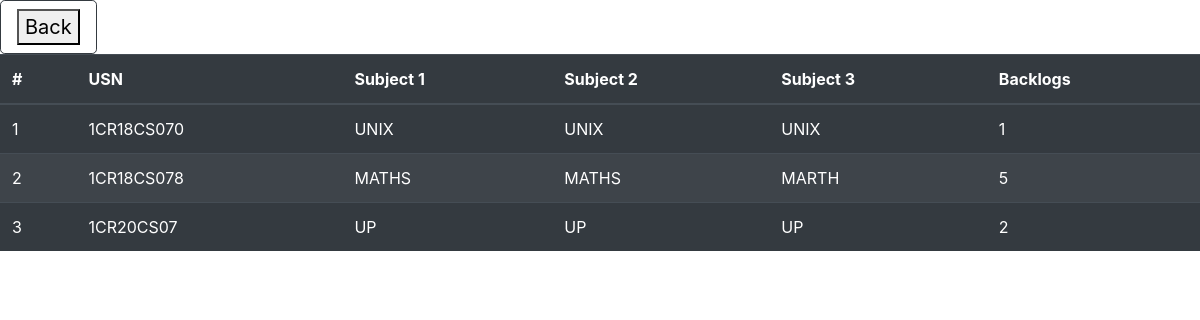
The app's page /view_sub_data with its own data.
### tables this page shows
CREATE TABLE subject(usn TEXT PRIMARY KEY,
     sub1 TEXT,
     sub2 TEXT,
     sub3 TEXT,
     backlogs TEXT,
     foreign key (usn) references student(usn) ON DELETE CASCADE);

### home.py (the view)
@app.route('/view_sub_data')
def view_subject():
	lst=viewsubject()
	return render_template('view_subject.html',data=lst,lenght=len(lst))

### backend.py (called while the page is built)
def viewsubject():
     con=sqlite3.connect("student.db")
     cur=con.cursor()
     cur.execute("SELECT * FROM subject")
     rows=cur.fetchall()
     con.close()
     return rows

### templates/view_subject.html (shortened to what this page needs)
<!doctype html>
<html lang="en">
  <head>
    <link rel="stylesheet" href="https://cdn.jsdelivr.net/npm/bootstrap@4.5.3/dist/css/bootstrap.min.css">
  </head>
  <body>
<a href="/moderator_section" class="btn btn-outline-dark btn-lg"> <button>Back</button></a>
<table class="table table-striped table-dark">
  <thead>
    <tr>
      <th scope="col">#</th>
      <th scope="col">USN</th>
      <th scope="col">Subject 1</th>
      <th scope="col">Subject 2</th>
      <th scope="col">Subject 3</th>
      <th scope="col">Backlogs</th>
    </tr>
  </thead>
  <tbody>
    <tr>
      {% for j in range(lenght) %}
        <tr>
          <td>{{j+1}}</td>
        {% for i in range(5)%}
          <td>{{data[j][i]}}</td>
        {%endfor%}
        </tr>
      {% endfor %}
    </tr>
  </tbody>
</table>
  </body>
</html>

### records on screen
subject: usn "1CR18CS070" "UNIX" "UNIX" "UNIX" "1"
subject: usn "1CR18CS078" "MATHS" "MATHS" "MARTH" "5"
subject: usn "1CR20CS07" "UP" "UP" "UP" "2"

### other values on screen
{{ j+1 }} "1" "2" "3"
